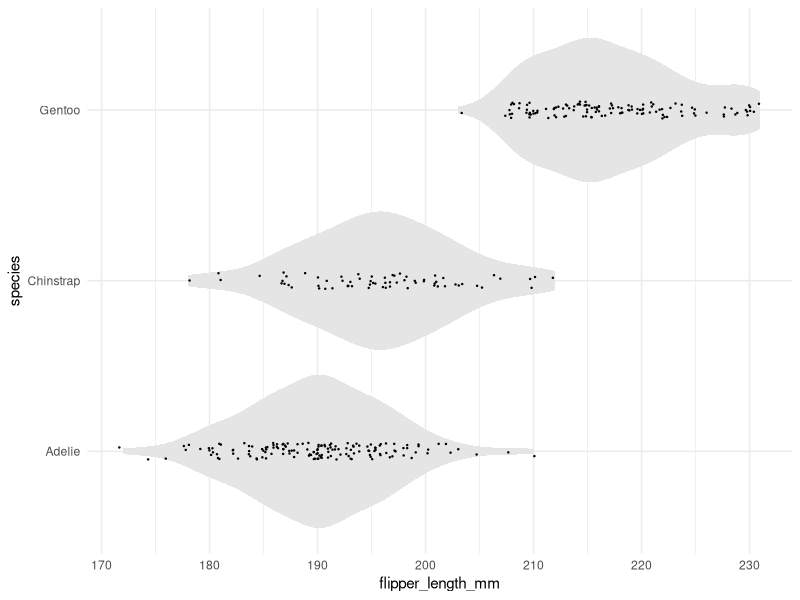

This chart was generated by the following R code:
## ---- chunk 1
library(palmerpenguins)
library(tidyverse)

ggplot(data = penguins, aes(x = species, y = flipper_length_mm)) +
  geom_violin(fill = "gray90", color = NA) +
  geom_jitter(size = 0.2, width = 0.05) +
  theme_minimal() +
  coord_flip()
